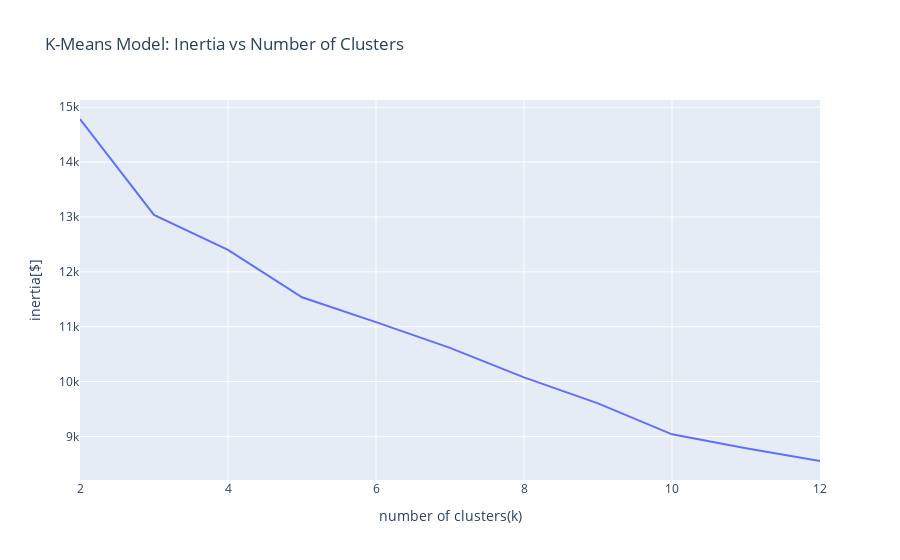

The cell this chart's notebook holds for it:
### Code cell
# Create line plot of `inertia_errors` vs `n_clusters`
fig = px.line(
    x=n_clusters,y=inertia_errors,title="K-Means Model: Inertia vs Number of Clusters"
)
fig.update_layout(xaxis_title="number of clusters(k)",yaxis_title="inertia[$]")
fig.write_image("inertia_errors vs n_clusters.png", scale=3)
fig.show()

### Figure 1 — Plotly figure (JSON) as saved in the notebook; plotly's stock layout.template omitted (floating-point values rounded to 4 significant figures)
{"data": [{"hovertemplate": "x=%{x}<br>y=%{y}<extra></extra>", "legendgroup": "", "line": {"color": "#636efa", "dash": "solid"}, "marker": {"symbol": "circle"}, "mode": "lines", "name": "", "orientation": "v", "showlegend": false, "type": "scatter", "x": [2, 3, 4, 5, 6, 7, 8, 9, 10, 11, 12], "xaxis": "x", "y": [14790.0, 13040.0, 12400.0, 11540.0, 11080.0, 10610.0, 10080.0, 9602.0, 9037.0, 8782.0, 8551.0], "yaxis": "y"}], "layout": {"legend": {"tracegroupgap": 0}, "title": {"text": "K-Means Model: Inertia vs Number of Clusters"}, "xaxis": {"anchor": "y", "domain": [0, 1], "title": {"text": "number of clusters(k)"}}, "yaxis": {"anchor": "x", "domain": [0, 1], "title": {"text": "inertia[$]"}}}}
